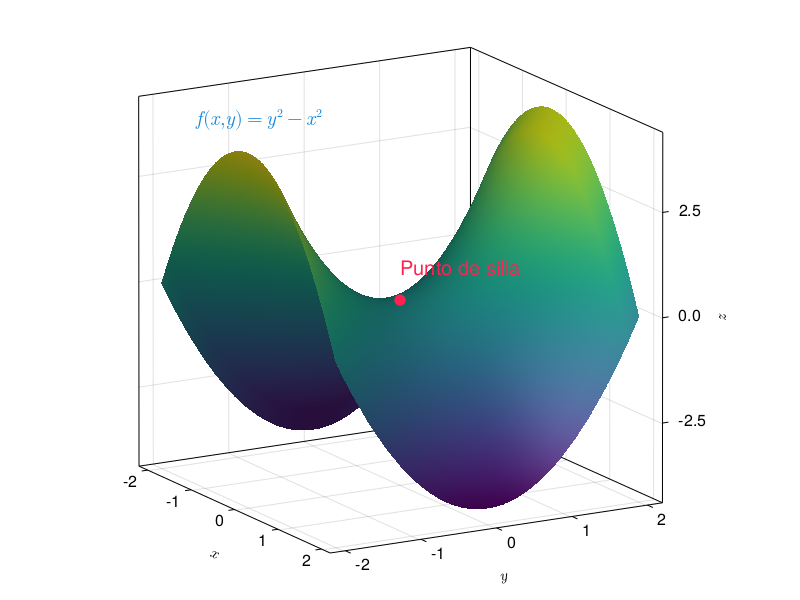

Generate this figure with Julia:
using CairoMakie
graphictype = "png"
CairoMakie.activate!(type = graphictype)
myblue = RGBf(0.067,0.529,0.871)
myred = RGBf(1.0, 0.13, 0.32)
xs = ys = range(-2, 2, 30)
f(x, y) = y^2 - x^2
fig = Figure(backgroudcolor = :transparent)
ax = Axis3(fig[1,1], xlabel = L"$x$", ylabel = L"$y$", zlabel = L"$z$", azimuth = -pi/6, elevation = pi/12, aspect = (1,1,1))
surface!(ax, xs, ys, f.(xs, ys'))
scatter!(ax, Point3(0,0,0), color = myred, markersize = 16)
text!(ax, -1.2, -2, 4, text = L"$f(x,y)=y^2-x^2$", color = myblue, fontsize = 20)
text!(ax, 0, 0, 0.5, text = "Punto de silla", color = myred, fontsize = 20)
save("img/derivadas-funciones-varias-variables/punto-silla." * graphictype, fig, pt_per_unit = 1)
fig